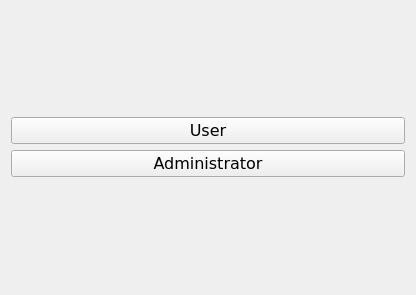
<?xml version="1.0" encoding="UTF-8"?>
<ui version="4.0">
 <class>Menu</class>
 <widget class="QWidget" name="Menu">
  <property name="geometry">
   <rect>
    <x>0</x>
    <y>0</y>
    <width>416</width>
    <height>295</height>
   </rect>
  </property>
  <property name="windowTitle">
   <string>Menu</string>
  </property>
  <layout class="QGridLayout" name="gridLayout">
   <item row="0" column="0">
    <layout class="QVBoxLayout" name="verticalLayout">
     <item>
      <widget class="QPushButton" name="userButton">
       <property name="font">
        <font>
         <family>Verdana</family>
         <pointsize>12</pointsize>
        </font>
       </property>
       <property name="text">
        <string>User</string>
       </property>
      </widget>
     </item>
     <item>
      <widget class="QPushButton" name="administratorButton">
       <property name="font">
        <font>
         <family>Verdana</family>
         <pointsize>12</pointsize>
        </font>
       </property>
       <property name="text">
        <string>Administrator</string>
       </property>
      </widget>
     </item>
    </layout>
   </item>
  </layout>
 </widget>
 <layoutdefault spacing="6" margin="11"/>
 <resources/>
 <connections/>
</ui>
